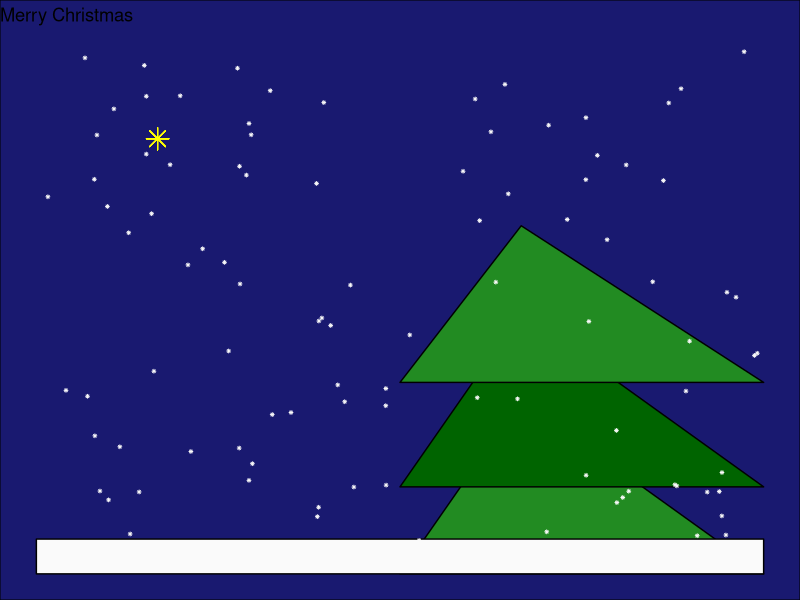

R code for this plot:
# Load ggplot2
library(ggplot2)

# Create the tree data (three triangles for the tree and one rectangle for the trunk)
tree_data <- data.frame(
  x = c(1.5, 3, 2, # Triangle 1 
        1.5, 3, 2, # Triangle 2 
        1.5, 3, 2, # Top 
        0, 0, 3, 3 # Ground 
      ),
  y = c(0, 0, 1,       # Triangle 1 
        0.5, 0.5, 1.5, # Triangle 2 
        1.1, 1.1, 2, # Top 
        0, 0.2, 0.2, 0 # Ground 
        ),
  group = c(1, 1, 1, # Group for Triangle 1
            2, 2, 2, # Group for Triangle 2
            3, 3, 3,  # Group for Triangle 3
            4, 4, 4, 4  # Group for Ground
            )  
)

set.seed(20231225)
n <- 100

snowflakes <- data.frame(
  x = runif(n, 0, 3),
  y = runif(n, 0, 3)
)


# Plot the triangle
ggplot(tree_data, aes(x = x, y = y, group = group)) +
  geom_polygon(aes(fill = factor(group)), color = "black") +  # Fill and outline color
  scale_fill_manual(values = c("forestgreen", "darkgreen", "forestgreen", "grey98")) +
  
  # Add a star at the top
  geom_point(aes(x = 0.5, y = 2.5), shape = 8, color = "yellow", size = 5, inherit.aes = FALSE) +
  
  geom_point(
    data = snowflakes,
    mapping = aes(
      x = x,
      y = y
    ),
    colour = "grey98",
    size = 0.6,
    pch = 8,
    inherit.aes = FALSE
  ) +
  theme_void() +
  theme(
    legend.position = "none",
    plot.background = element_rect(
      fill = "midnightblue"
    )
  ) +
  labs(
    title = "Merry Christmas"
  )

